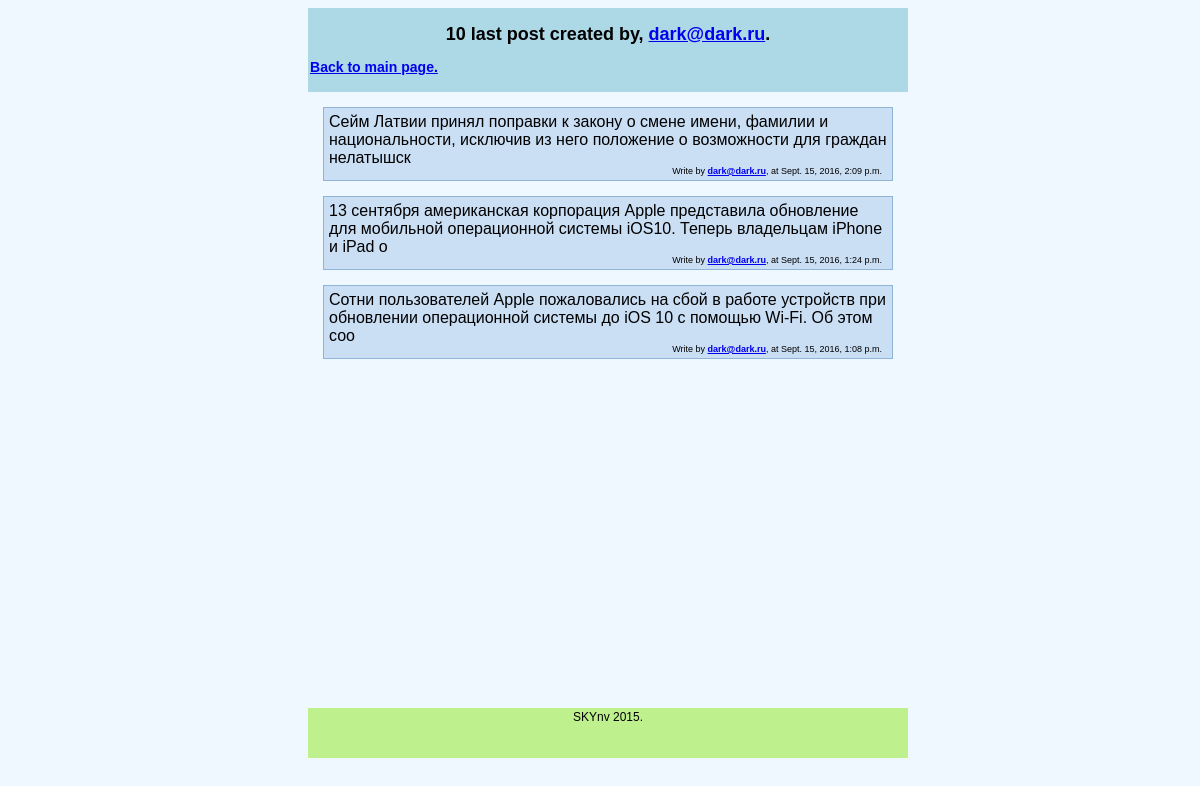
The page /dark@dark.ru on the database as committed earlier.
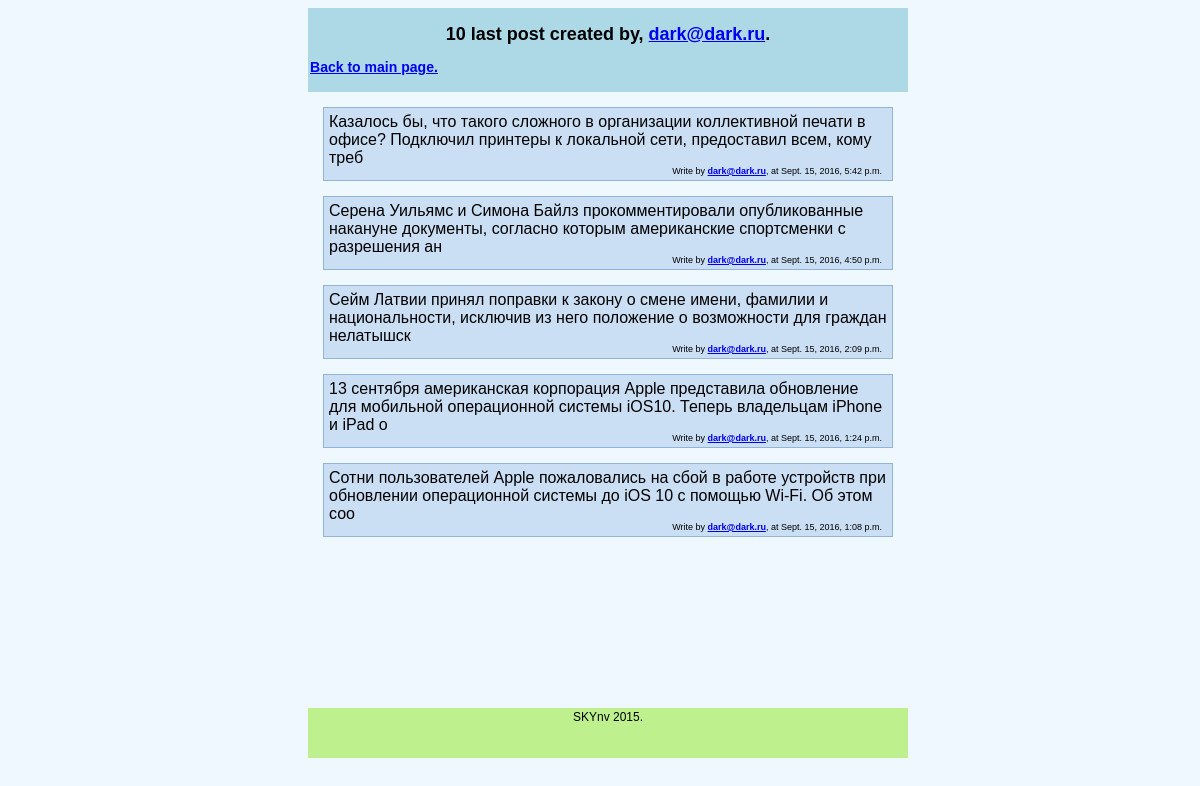
The same page on the database as committed later.
### mblog/models.py (models this page shows, shortened)
class UserPost(models.Model):
    post_text = models.TextField(max_length=140)
    post_user = models.ForeignKey(User, null=True, related_name='+')
    post_date = models.DateTimeField()

### mblog/views.py (the view)
# urls.py: url(r'^(?P<user_name>[a-zA-Z0-9@.]+)', views.search),
def search(request, user_name):
    user = request.user
    try:
        post_autor = User.objects.get(username=user_name)
        user_posts = UserPost.objects.filter(post_user=post_autor)
        user_posts = user_posts.order_by('-post_date')[:10]
        return render(request, 'mblog/userposts.html', {'user_posts': user_posts, 'user': user, 'autor': post_autor})
    except User.DoesNotExist:
        return HttpResponseRedirect('/404')

### templates/mblog/userposts.html (shortened to what this page needs)
{% extends "mblog/base.html" %}
{% block header %}
    <div align="center"><h2>10 last post created by, <a href="{{ autor }}/profile">{{ autor }}</a>.</h2></div>
    <p><h3><a href="/">Back to main page.</a></h3></p>
{% endblock %}
{% block content %}
    {% for post in user_posts %}
        <div class="comment">
            {{ post.post_text }}
            <div class="info"> Write by <b><a href="/{{ post.post_user }}">{{ post.post_user }}</a></b>,
                at {{ post.post_date }} </div>
        </div>
    {% endfor %}
{% endblock %}

Rows that differ between the two databases and show on the page:
added UserPost: post_text "Казалось бы, что такого сложного в организации коллективной печати в офисе? Подключил принтеры к локальной сети, предоставил всем, кому треб", post_user "dark@dark.ru", post_date "Sept. 15, 2016, 5:42 p.m."
added UserPost: post_text "Серена Уильямс и Симона Байлз прокомментировали опубликованные накануне документы, согласно которым американские спортсменки с разрешения ан", post_user "dark@dark.ru", post_date "Sept. 15, 2016, 4:50 p.m."
